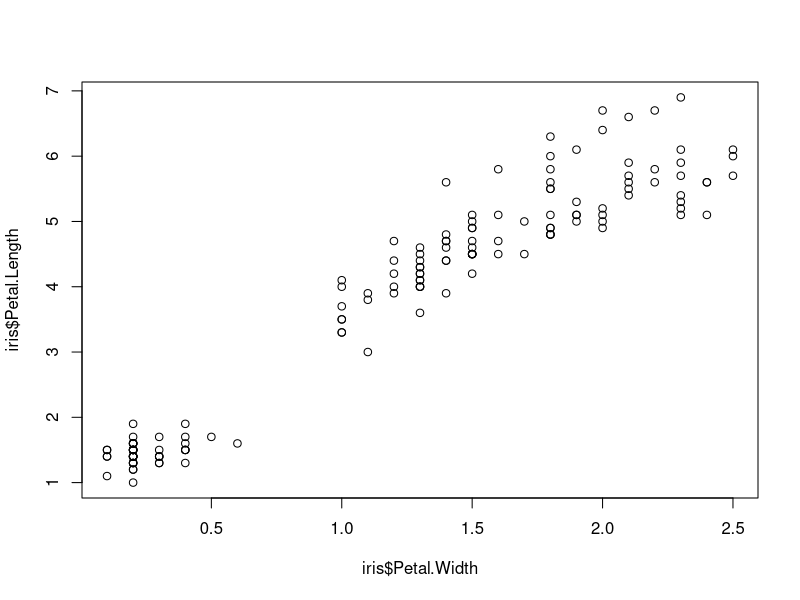
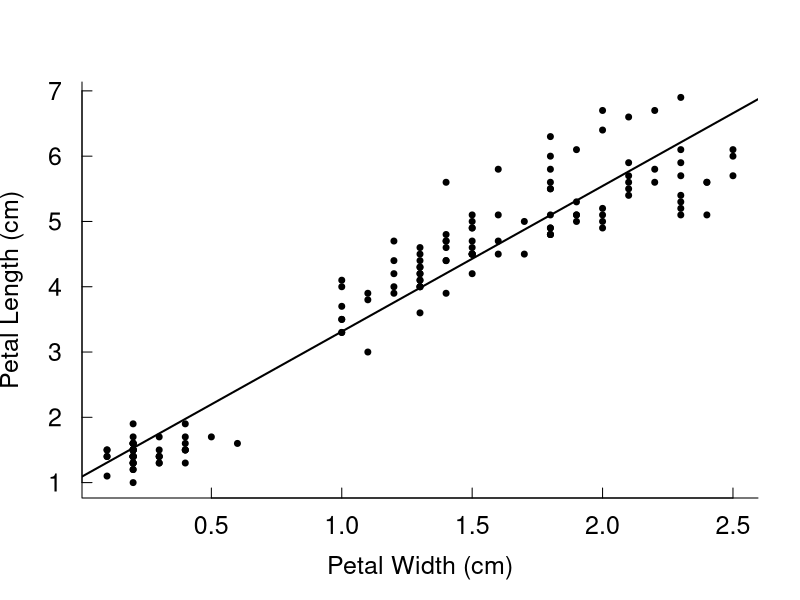
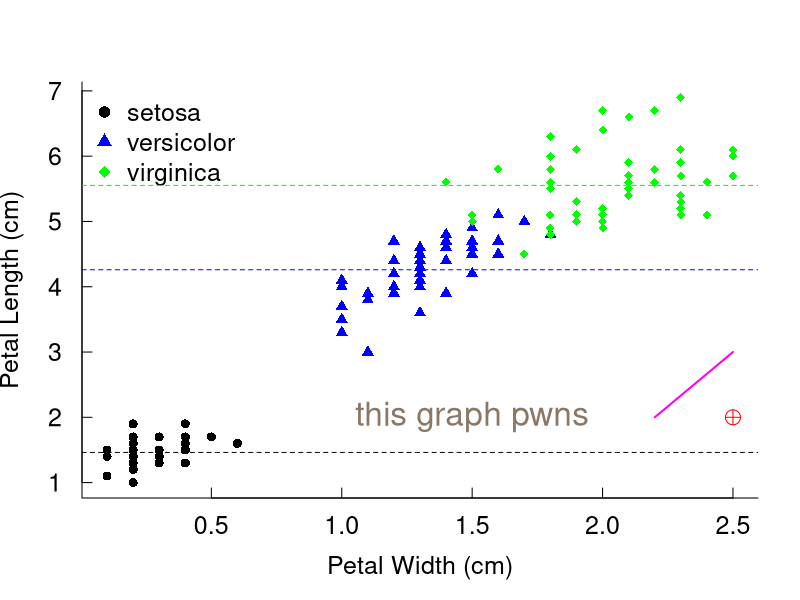

R code for these plots, in order:
## ---- chunk 1
rm(list=ls()) # remove everything currently held in the R memory
## ---- chunk 2
head(iris)
# help(iris) or ?iris will give you mor information about the data set
?plot # info about plot function
## ---- chunk 3
plot( iris$Petal.Width, iris$Petal.Length )
## ---- chunk 4
plot( iris$Petal.Width, iris$Petal.Length,
        xlab="Petal Width (cm)", ylab="Petal Length (cm)", pch=20 ,
        cex.lab=1.5, cex.axis=1.5, cex=1.2,
        bty="L", las=1, tcl=0.5 ) # xlab - specifies the name of the x axis label and ylab specifies the name of the y axis label; pch specifies type of point we use - pch=20 is small round dot; cex - character expansion (labels, axis and points), bty - box type. las numeric in {0,1,2,3}; the style of axis labels. 0: always parallel to the axis [default], 1: always horizontal, 2: always perpendicular to the axis, 3: always vertical. tlc - The length of tick marks as a fraction of the height of a line of text. The default value is -0.5; setting tcl = NA sets tck = -0.01 which is S' default.
abline(lm(Petal.Length~Petal.Width, data=iris),col="black", lwd=2, lty=1)
## ---- chunk 5

?par
?points
## ---- chunk 6
my.colors <- c("black","blue","green")
my.points <- c(16,17,18)
levels(iris$Species) # display levels of variable Species within iris data set
plot( iris$Petal.Width, iris$Petal.Length,
        col=my.colors[iris$Species], pch=my.points[iris$Species], 
        xlab="Petal Width (cm)", ylab="Petal Length (cm)",
        cex.lab=1.5, cex.axis=1.5, cex=1.2,
        bty="L", las=1, tcl=0.5 )
legend("topleft", levels(iris$Species), col=my.colors, pch=my.points, lty=0, bty="n",
        cex=1.5) # bty = "n" means no box around legend
abline(h=mean(iris$Petal.Length[iris$Species=="virginica"]),col="green",lty=2)
abline(h=mean(iris$Petal.Length[iris$Species=="versicolor"]),col="blue",lty=2)
abline(h=mean(iris$Petal.Length[iris$Species=="setosa"]),col="black",lty=2)
palette()
colors()
text(1.5,2,labels="this graph pwns",col="peachpuff4",cex=2 ) # some other embellishments you might want to add...
# add some specific lines or points
points(2.5,2,pch=10,col="red",cex=2) 
lines(c(2.2,2.5),c(2,3),col="magenta",lwd=2)
## ---- chunk 7
save( list=ls(), file="grazing_data.rdata")
## ---- chunk 8
tiff(filename="petal_plot_1.tif",units="cm",
		height=21,width=21, res=300, compression="none")
my.colors <- c("black","blue","green")
my.points <- c(16,17,18)
plot( iris$Petal.Width, iris$Petal.Length,
        col=my.colors[iris$Species], pch=my.points[iris$Species], 
        xlab="Petal Width (cm)", ylab="Petal Length (cm)",
        cex.lab=1.5, cex.axis=1.5, cex=1.2,
        bty="L", las=1, tcl=0.5 )
legend("topleft", levels(iris$Species), col=my.colors, pch=my.points, lty=0, bty="n",
        cex=1.5) # bty = "n" means no box around legend
## ---- chunk 9

library(tidyverse) # load package with ggplot
tiff(filename="petal_plot_2.tif",units="cm", height=21,width=21, res=300, compression="none") # save file as a tiff


ggplot(data= iris, mapping = aes(x=Petal.Width,y=Petal.Length)) + geom_point(mapping = aes(color = Species, shape=Species)) + 
  geom_smooth() + ggtitle("Petal width and length plot") + 
                theme(plot.title = element_text(hjust = 0.5), axis.text=element_text(size=12),
        axis.title=element_text(size=14,face="bold")) + 
  labs( x="Petal width (cm)",y="Petal Length(cm)") 

# aesthetics defines x and y axis; geom_point defines classification variable Species for shape and colour; geom_smooth provides shoothing curve through data; ggtitle defines title; theme adjust title in the centre of the plot; axis.text - defines text size for axis text; axis.title - defines size and style of the axis text; labs defines x and y - axis labels.



## ---- chunk 10

library(tidyverse)

tiff(filename="petal_plot_3.tif",units="cm", height=21,width=21, res=300, compression="none")

ggplot(data= iris, mapping = aes(x=Petal.Width,y=Petal.Length)) + geom_point(mapping = aes(color = Species, shape=Species)) + 
  geom_smooth() + ggtitle("Petal width and length plot") + scale_shape_manual (values=4:6) +
                theme(plot.title = element_text(hjust = 0.5), axis.text=element_text(size=12),
        axis.title=element_text(size=14,face="bold")) + 
  labs( x="Petal width (cm)",y="Petal Length(cm)")
# the only difference with previous graph is that each shape variable (Species) is defined manualy with scale_shape_manual.
